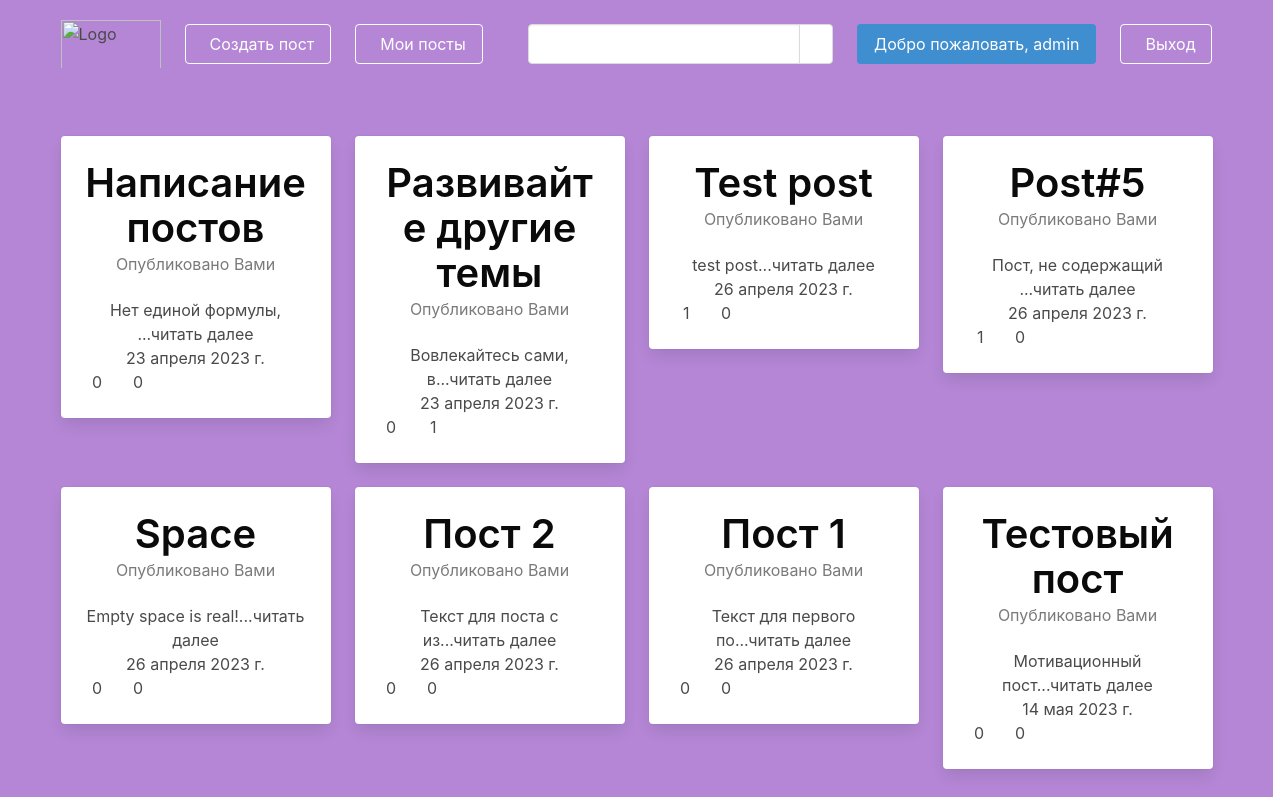
Page /blog/home/ (signed in) on the earlier database version.
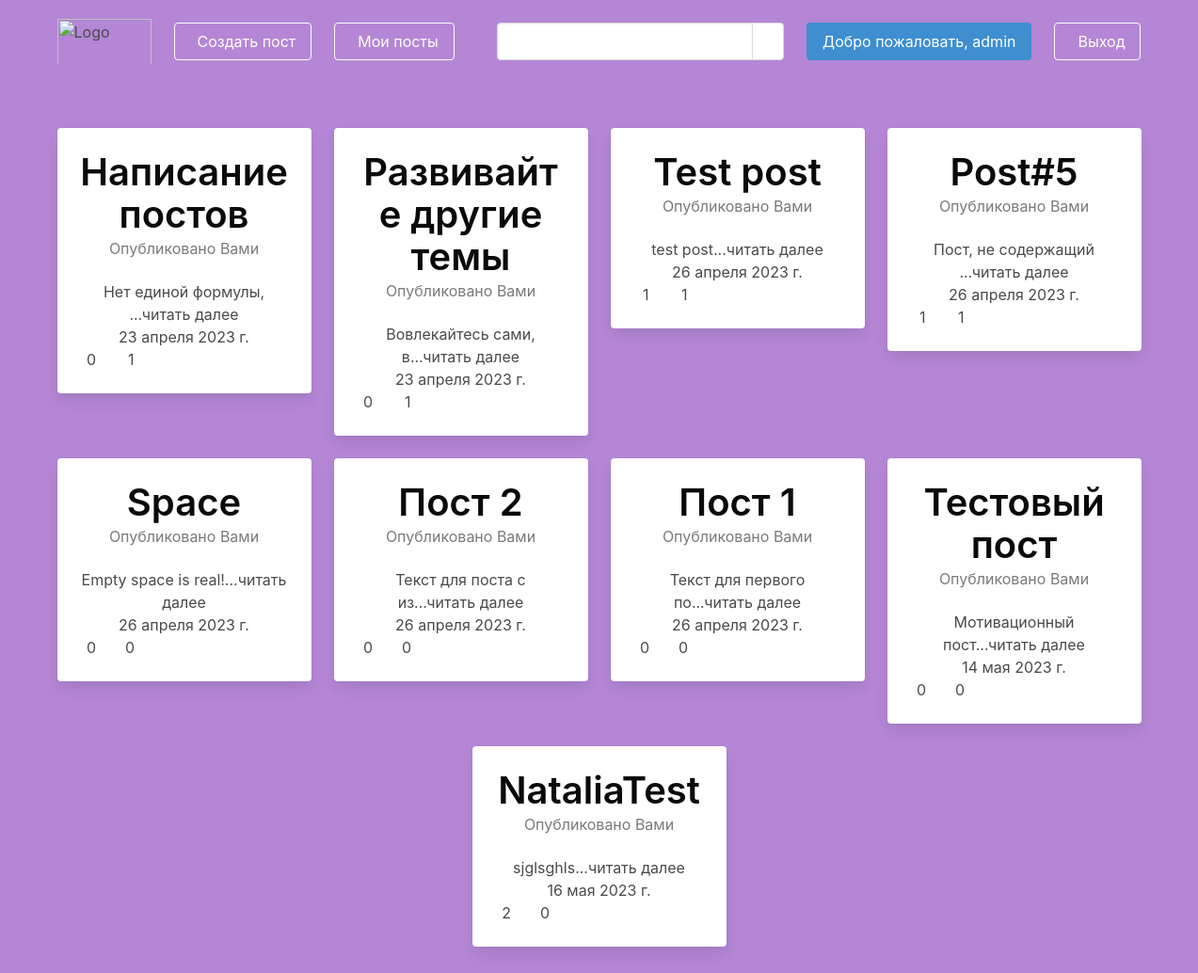
Same page on the later database version.
### blog/models.py (models this page shows)
class Post(models.Model):
    title = models.CharField(max_length=255)
    text = models.TextField()
    slug = models.SlugField(unique=True)
    date = models.DateField(auto_now=True)
    author = models.ForeignKey(User, on_delete=models.CASCADE)
    image = models.ImageField(default='image.jpg', blank=True)
    likes = models.ManyToManyField(User, related_name='likes')
    dislikes = models.ManyToManyField(User, related_name='dislikes')
    def __str__(self):
        return self.title
    def snippet(self):
        return self.text[:20] + '...читать далее'
    def likes_counter(self):
        return self.likes.count()
    def dislikes_counter(self):
        return self.dislikes.count()

### blog/views.py (the view)
# urls.py: path('home/', views.home, name='home'),
@login_required(login_url='/users/log_in')
def home(request):
    search = request.GET.get('search')
    posts = Post.objects.all()  # запрос в базу данных
    if search:
        posts = Post.objects.filter(Q(title__icontains=search) | Q(text__icontains=search))
    return render(request, 'home.html', {'posts': posts})  # отправка в html

### blog/templates/home.html (shortened to what this page needs)
{% extends 'base_layout.html' %}
{% load static from static %}
{% block content %}
<div class="container">
    <div class="columns is-centered is-multiline">
        {% for post in posts %}
        <div class="column is-3">
            <a href="{% url 'blog:post' post.slug %}">
                <div class="card has-text-centered">
                    <div class="card-content">
                        <div class="media">
                            <div class="media-content">
                                <div class="title has-text-black is-2">
                                    {{post}}
                                </div>
                                <div class="subtitle is-6 has-text-grey">
                                    {% if user == post.author %}
                                    Опубликовано Вами
                                    {% else %}
                                    Опубликовано {{ post.author }}
                                    {% endif %}
                                </div>
                            </div>
                        </div>
                        <div class="content">
                            {{post.snippet}}
                            <br>
                            <div>{{post.date}}</div>
                            <div class="columns">
                                <div class="column is-2">
                                    <div class="columns is-gapless is-flex is-justify-content-center is-align-items-center">
                                        <div class="column">
                                            <span class="ml-2">{{post.likes_counter}}</span>
                                        </div>
                                    </div>
                                </div>
                                <div class="column is-2">
                                    <div class="columns is-gapless is-flex is-justify-content-center is-align-items-center">
                                        <div class="column">
                                            <span class="ml-2">{{post.dislikes_counter}}</span>
                                        </div>
                                    </div>
                                </div>
                            </div>
                        </div>
                    </div>
                </div>
            </a>
        </div>
        {% endfor %}
    </div>
</div>
{% endblock %}

Differences in the rows shown:
computed for Post "Написание постов": dislikes_counter "0" → "1"
computed for Post "Test post": dislikes_counter "0" → "1"
computed for Post "Post#5": dislikes_counter "0" → "1"
added Post: title "NataliaTest", shows "Опубликовано Вами", snippet "sjglsghls...читать далее", date "16 мая 2023 г.", likes_counter "2", dislikes_counter "0"
